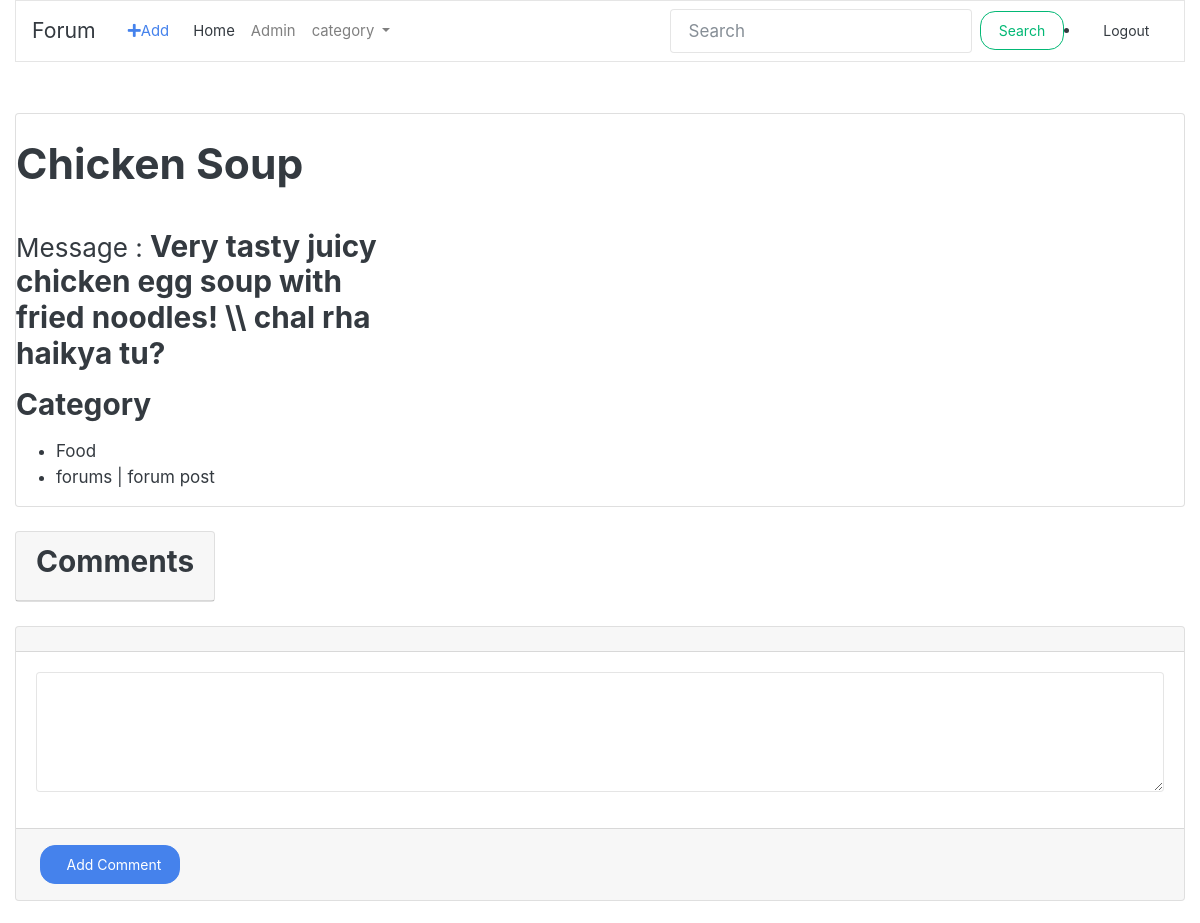
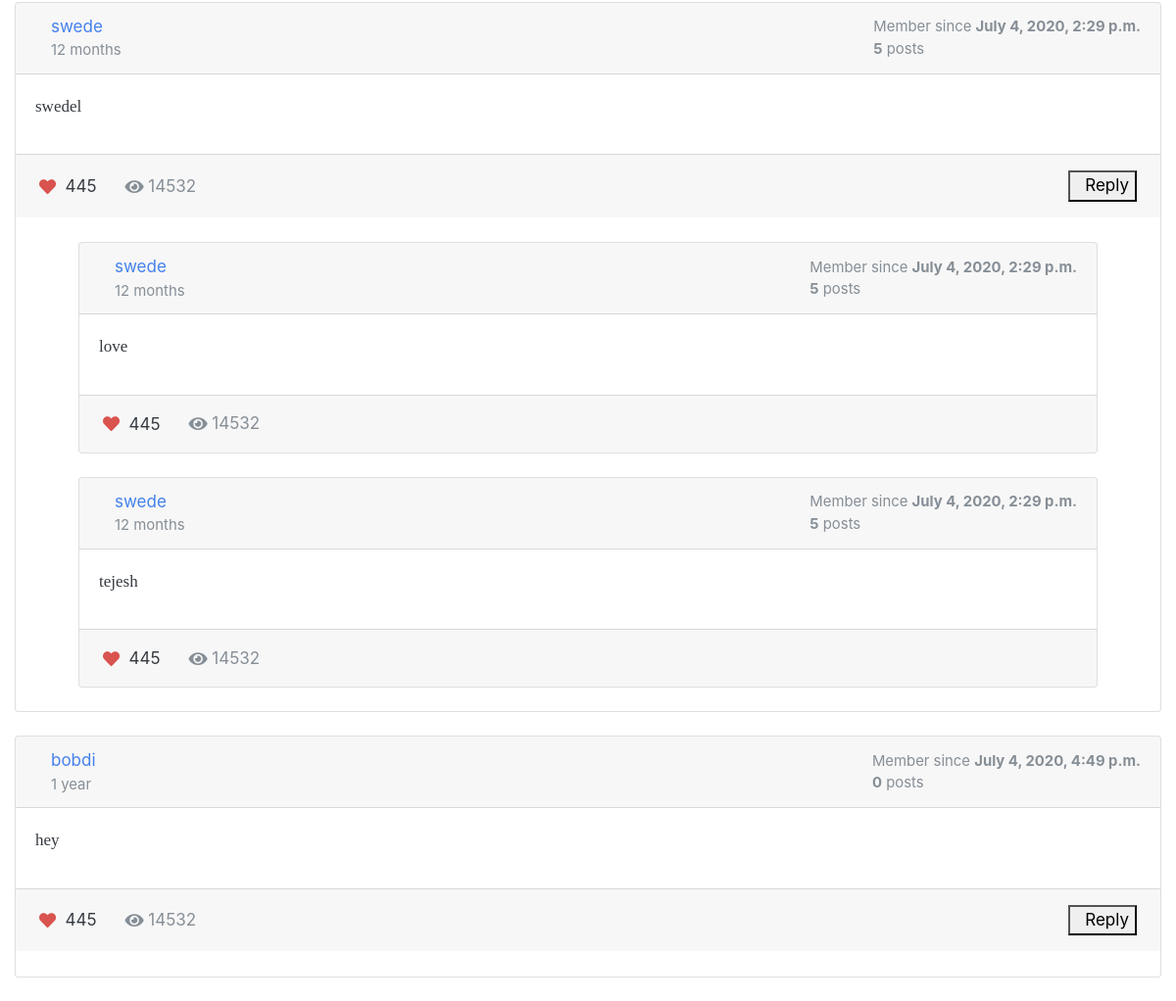
/forums/s/chicken-soup/ (signed in), run on the app's committed database (2 pictures, top to bottom).
### forums/models.py (models this page shows, shortened)
class ForumPost(models.Model):
    image = models.ImageField(upload_to = 'media/', blank = True, null=True)
    owner = models.ForeignKey(User,on_delete=models.CASCADE,blank=True)
    topic = models.CharField(max_length = 150)
    category = models.CharField(max_length = 50)
    message = models.TextField()
    slug = models.SlugField(blank = True, null=True)
    timestamp = models.DateTimeField(auto_now_add=True)
    updated = models.DateTimeField(auto_now = True)
    class Meta:
        ordering = ['-updated','-timestamp']
    def __str__(self):
        return self.topic
    @property
    def get_comments(self):
        qs = Comment.objects.filter_by_instance(self)
        return qs
    @property
    def get_content_type(self):
        instance = self
        content_type = ContentType.objects.get_for_model(instance.__class__)
        return content_type

### comments/models.py (models this page shows, shortened)
class Comment(models.Model):
    user = models.ForeignKey(settings.AUTH_USER_MODEL,on_delete=models.SET(get_sentinel_user))
    content_type = models.ForeignKey(ContentType, on_delete=models.CASCADE)
    object_id = models.PositiveIntegerField()
    content_object = GenericForeignKey('content_type', 'object_id')
    content = models.TextField(max_length= 400)
    timestamp = models.DateTimeField(auto_now_add=True)
    updated = models.DateTimeField(auto_now = True)
    parent = models.ForeignKey("self",null = True, blank = True,on_delete=models.CASCADE)
    objects = CommentManager()
    def children(self):
        return Comment.objects.filter(parent=self)
    class Meta:
        ordering = ['-updated','-timestamp']

### forums/views.py (the view, shortened to what this page needs)
# urls.py: path('s/<slug:slug>/',ForumPostDetailView.as_view(template_name='forums/forumpost_detail.html'), name = "detail"),
class ForumPostDetailView(FormMixin,DetailView):
    model = ForumPost
    form_class = CommentForm
    def get_initial(self):
        instance = self.get_object()
        initial_data = {
            "object_id": instance.id,
            "content_type": instance.get_content_type.id
        }
        return initial_data
    def get_context_data(self,*args,**kwargs):
        context = super().get_context_data(**kwargs)
        context['list_of_categories'] = all_cat
        return context

### comments/forms.py
class  CommentForm(forms.Form):
    content_type = forms.IntegerField(widget=forms.HiddenInput)
    object_id = forms.IntegerField(widget=forms.HiddenInput)
    content = forms.CharField(widget = forms.Textarea(attrs={'rows':4 }), label='')
    parent_id = forms.IntegerField(widget = forms.HiddenInput, required = False)

### comments/models.py (called while the page is built)
    def filter_by_instance(self,instance):
        content_type = ContentType.objects.get_for_model(instance.__class__)
        obj_id = instance.id
        qs = super(CommentManager,self).filter(content_type = content_type, object_id = obj_id).filter(parent=None)
        return qs

### forums/templates/forums/forumpost_detail.html (shortened to what this page needs)
{% extends 'forums/bass.html' %} {% block content %}
{% load static %}
{% load crispy_forms_tags %}
<div class="card mb-4">
    <div class="container-fluid mt-10">
        <div class="row">
            <h1 class="my-4">{{ object.topic }}
            </h1>
            <div class="row">
                <div class="col-md-4">
                    <h3 class="my-3"><small>Message : </small>{{ object.message }}</h3>
                    <h3 class="my-3">Category</h3>
                    <ul>
                        <li>{{ object.category }}</li>
                        <li>{{ object.get_content_type }}</li>
                    </ul>
                </div>
            </div>
        </div>
    </div>
</div>
<div class="card-group">
    <div class="container-fluid mt-100">
        <div class="row">
            <div class="col-md-100">
                <div class="card mb-4">
                    <div class="card-header">
                        <div class="media flex-wrap w-100 align-items-center">
                            <h3>Comments</h3>
                        </div>
                    </div>
                </div>
            </div>
        </div>
    </div>
</div>
<div class="row">
    <div class="col-md-12">
        <div class="card mb-4">
            <div class="card-header">
            </div>
            <form method="POST" action=".">
                <div class="card-body">
                    {% csrf_token %} {{ form|crispy }}
                </div>
                <div class="card-footer d-flex flex-wrap justify-content-between align-items-center px-0 pt-0 pb-3">
                    <div class="px-4 pt-3">
                        <button type="submit" class="btn btn-primary">&nbsp; Add
                            Comment</button>
                    </div>
                </div>
            </form>
        </div>
    </div>
</div>
{% for comment in object.get_comments %}
<div class="row">
    <div class="col-md-12">
        <div class="card mb-4">
            <div class="card-header">
                <div class="media flex-wrap w-100 align-items-center">
                    <div class="media-body ml-3">
                        <a href="javascript:void(0)" data-abc="true">{{ comment.user.username }}</a>
                        <div class="text-muted small">{{ comment.timestamp|timesince }}</div>
                    </div>
                    <div class="text-muted small ml-3">
                        <div>Member since <strong>{{ comment.user.date_joined }}</strong></div>
                        <div><strong>{{ comment.user.forumpost_set.count }}</strong> posts</div>
                    </div>
                </div>
            </div>
            <div class="card-body">
                <p>
                    {{ comment.content }}
                </p>
            </div>
            <div class="card-footer d-flex flex-wrap justify-content-between align-items-center px-0 pt-0 pb-3">
                <div class="px-4 pt-3">
                    <a href="javascript:void(0)" class="text-muted d-inline-flex align-items-center align-middle"
                        data-abc="true">
                        <i class="fa fa-heart text-danger"></i>&nbsp;
                    </a>
                    <span class="align-middle">445</span>
                    <span class="text-muted d-inline-flex align-items-center align-middle ml-4">
                        <i class="fa fa-eye text-muted fsize-3"></i>&nbsp;
                        <span class="align-middle">14532</span>
                    </span>
                </div>
                <div class="px-4 pt-3">
                    <button type="button" class="comment-reply-btn" class="btn btn-primary">
                        &nbsp; Reply
                    </button>
                </div>
            </div>
            <div style="margin-left: 4rem; margin-right : 4rem">
                <br>
                {% for child in comment.children  %}
                <div class="card mb-4">
                    <div class="card-header">
                        <div class="media flex-wrap w-100 align-items-center">
                            <div class="media-body ml-3">
                                <a href="javascript:void(0)" data-abc="true">{{ child.user.username }}</a>
                                <div class="text-muted small">{{ child.timestamp|timesince }}</div>
                            </div>
                            <div class="text-muted small ml-3">
                                <div>Member since <strong>{{ child.user.date_joined }}</strong></div>
                                <div><strong>{{ child.user.forumpost_set.count }}</strong> posts</div>
                            </div>
                        </div>
                    </div>
                    <div class="card-body">
                        <p>
                            {{ child.content }}
                        </p>
                    </div>
                    <div class="card-footer d-flex flex-wrap justify-content-between align-items-center px-0 pt-0 pb-3">
                        <div class="px-4 pt-3">
                            <a href="javascript:void(0)"
                                class="text-muted d-inline-flex align-items-center align-middle" data-abc="true">
                                <i class="fa fa-heart text-danger"></i>&nbsp;
                            </a>
                            <span class="align-middle">445</span>
                            <span class="text-muted d-inline-flex align-items-center align-middle ml-4">
                                <i class="fa fa-eye text-muted fsize-3"></i>&nbsp;
                                <span class="align-middle">14532</span>
                            </span>
                        </div>
                    </div>
                </div>
                {% endfor %}
            </div>
        </div>
    </div>
</div>
{% endfor %}
</div>
{% endblock content %}

### data on the page
ForumPost: topic "Chicken Soup", message "Very tasty juicy chicken egg soup with fried noodles! \\\\ chal rha haikya tu?", category "Food", get_content_type "forums | forum post"
Comment: user.username "swede", timestamp "12 months", user.date_joined "July 4, 2020, 2:29 p.m.", user.forumpost_set.count "5", content "swedel"
Comment: user.username "swede", timestamp "12 months", user.date_joined "July 4, 2020, 2:29 p.m.", user.forumpost_set.count "5", content "love"
Comment: user.username "swede", timestamp "12 months", user.date_joined "July 4, 2020, 2:29 p.m.", user.forumpost_set.count "5", content "tejesh"
Comment: user.username "bobdi", timestamp "1 year", user.date_joined "July 4, 2020, 4:49 p.m.", user.forumpost_set.count "0", content "hey"
